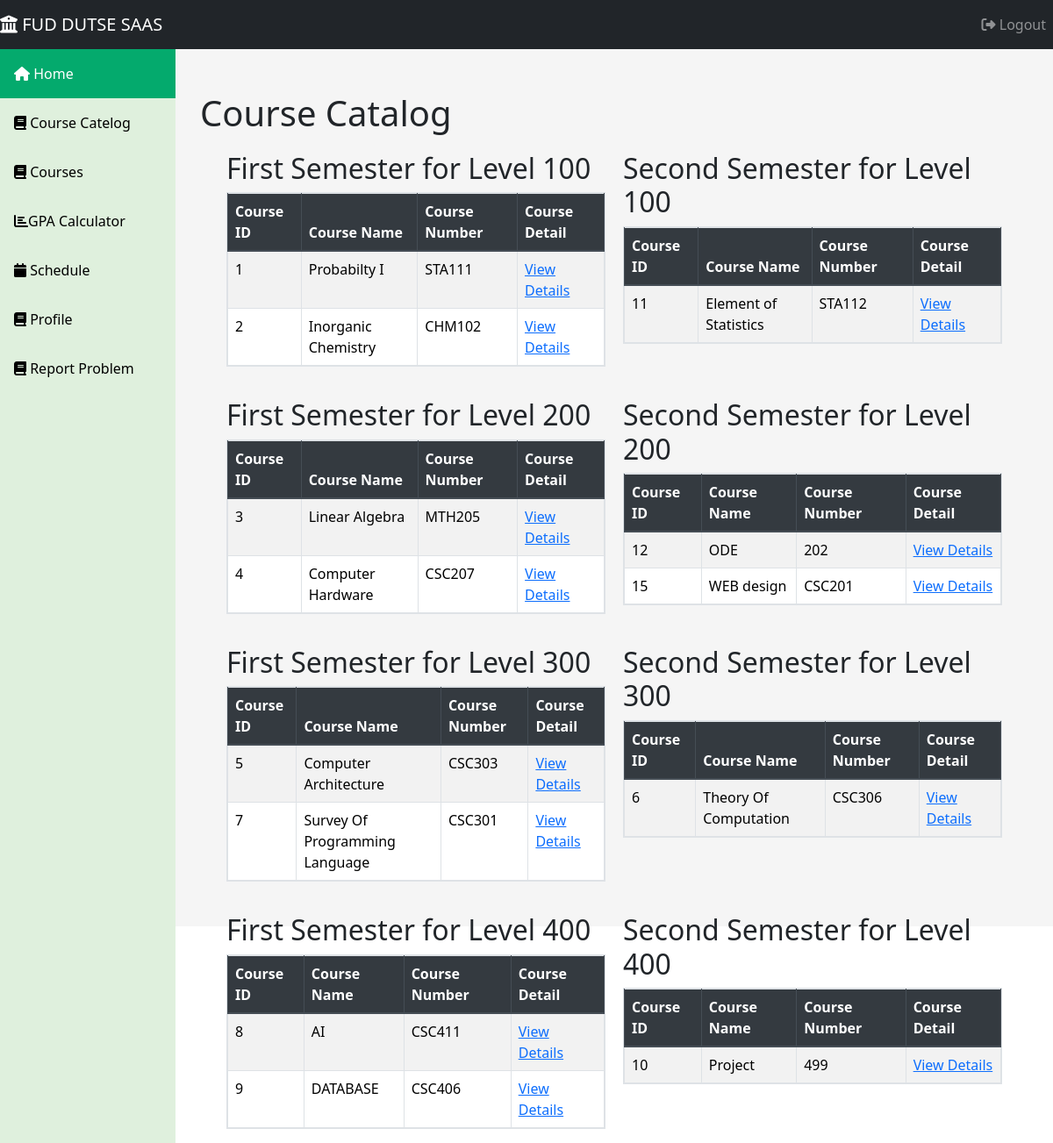
/courses.php (signed in), run on the app's committed database.
### tables this page shows
CREATE TABLE `courses` (
  `course_id` int(11) NOT NULL,
  `course_name` varchar(100) NOT NULL,
  `course_number` varchar(20) NOT NULL,
  `creditHours` int(11) NOT NULL,
  `description` text DEFAULT NULL,
  `semester_id` int(11) DEFAULT NULL,
  `Academic_Level` varchar(11) DEFAULT NULL,
  `Academic_Level1` varchar(20) NOT NULL
);

### courses.php (the view, shortened to what this page needs)
<?php
include 'db_connect.php';
$sql = "SELECT * FROM courses";
$result = $conn->query($sql);
$courses = array();
if ($result->num_rows > 0) {
    while ($row = $result->fetch_assoc()) {
        $courses[] = $row;
    }
}
?>
<!DOCTYPE html>
<html lang="en">
<head>
    <link rel="stylesheet" href="style1.css">
    <link rel="stylesheet" href="style1.css">
    <link rel="stylesheet" href="https://cdnjs.cloudflare.com/ajax/libs/font-awesome/6.0.0-beta3/css/all.min.css">
    <link rel="stylesheet" href="https://maxcdn.bootstrapcdn.com/bootstrap/4.5.2/css/bootstrap.min.css">
    <link rel="stylesheet" href="https://cdnjs.cloudflare.com/ajax/libs/font-awesome/6.1.0/css/all.min.css">
    <link href="https://cdn.jsdelivr.net/npm/bootstrap@5.3.1/dist/css/bootstrap.min.css" rel="stylesheet">
</head>
<body>
<header>
<div class="navbar navbar-expand-lg navbar-dark bg-dark">
  <a class="navbar-brand" href="#">
    <i class="fas fa-university"></i> <span class="bold-text">FUD DUTSE</span>
    SAAS
  </a>
  <ul class="navbar-nav ml-auto">
    <li class="nav-item">
      <a href="logout.php" class="nav-link">
        <i class="fas fa-sign-out-alt"></i> Logout
      </a>
    </li>
  </ul>
</div>
        <nav class="sidebar">
        <a href="dashboard.php" class="active"><i class="fas fa-home"></i> Home</a>
        <a href="courses.php"><i class="fas fa-book"></i> Course Catelog</a>
        <a href="course.php"><i class="fas fa-book"></i> Courses</a>
        <a href="gpa.php"><i class="fas fa-chart-bar"></i>GPA Calculator</a>
        <a href="schedule_appoinement1.php"><i class="fas fa-calendar"></i> Schedule</a>
        <a href="profile.php"><i class="fas fa-book"></i> Profile</a>
        <a href="report.php"><i class="fas fa-book"></i> Report Problem</a>
        </nav>
<div class="content">
    <div class="container mt-5">
        <h1>Course Catalog</h1>
        <?php
        if (!empty($courses)) {
            $coursesByLevelSemester = array();
            foreach ($courses as $course) {
                $level = $course['Academic_Level'];
                $semester = $course['semester_id'];
                if (!isset($coursesByLevelSemester[$level][$semester])) {
                    $coursesByLevelSemester[$level][$semester] = array();
                }
                $coursesByLevelSemester[$level][$semester][] = $course;
            }
            for ($level = 100; $level <= 400; $level += 100) {
                echo '<div class="catalog-container">';
                for ($semester = 1; $semester <= 2; $semester++) {
                    echo '<div class="semester-column">';
                    echo '<h2>' . ($semester === 1 ? 'First' : 'Second') . ' Semester for Level ' . $level . '</h2>';
                    echo '<table class="table table-striped table-bordered table-responsive">';
                    echo '<thead class="thead-dark">';
                    echo '<tr><th>Course ID</th><th>Course Name</th><th>Course Number</th><th>Course Detail</th></tr>';
                    echo '</thead>';
                    echo '<tbody>';
                    if (isset($coursesByLevelSemester[$level][$semester]) && is_array($coursesByLevelSemester[$level][$semester])) {
                        foreach ($coursesByLevelSemester[$level][$semester] as $course) {
                            echo '<tr>';
                            echo '<td>' . $course['course_id'] . '</td>';
                            echo '<td>' . htmlspecialchars($course['course_name']) . '</td>';
                            echo '<td>' . $course['course_number'] . '</td>';
                            echo '<td><a href="#" class="course-detail-link" data-course-id="' . $course['course_id'] . '">View Details</a></td>';
                            echo '</tr>';
                        }
                    } else {
                        echo '<tr><td colspan="4">No courses found for this level and semester.</td></tr>';
                    }
                    echo '</tbody>';
                    echo '</table>';
                    echo '</div>';
                }
                echo '</div>';
            }
        } else {
            echo '<p>No courses found in the catalog.</p>';
        }
        ?>
    </div>
</div>
</body>
</html>

### style1.css (style rules this page uses)
body { background-color: whitesmoke; }
.sidebar { margin: 0; padding: 0; width: 200px; background-color: #dff0dd; position: fixed; height: 100%; overflow: auto; }
.sidebar a { display: block; color: black; padding: 16px; text-decoration: none; }
.sidebar a.active { background-color: #04AA6D; color: white; }
div.content { margin-left: 200px; padding: 1px 16px; height: 1000px; background-color: whitesmoke; }
.catalog-container { display: flex; justify-content: space-between; margin: 20px; }
.semester-column { flex: 1; margin: 0 10px; }
table { width: 100%; border-collapse: collapse; border: 4px solid #ccc; }
table th { background-color: #04AA6D; color:#ccc; }

### courses.php (style rules this page uses)
.content { background-color: whitesmoke; }
th { background-color: #04AA6D; }

### data on the page
courses: course_id "1", course_name "Probabilty I", course_number "STA111"
courses: course_id "2", course_name "Inorganic Chemistry", course_number "CHM102"
courses: course_id "11", course_name "Element of Statistics", course_number "STA112"
courses: course_id "3", course_name "Linear Algebra", course_number "MTH205"
courses: course_id "4", course_name "Computer Hardware", course_number "CSC207"
courses: course_id "12", course_name "ODE", course_number "202"
courses: course_id "15", course_name "WEB design", course_number "CSC201"
courses: course_id "5", course_name "Computer Architecture", course_number "CSC303"
courses: course_id "7", course_name "Survey Of Programming Language", course_number "CSC301"
courses: course_id "6", course_name "Theory Of Computation", course_number "CSC306"
courses: course_id "8", course_name "AI", course_number "CSC411"
courses: course_id "9", course_name "DATABASE", course_number "CSC406"
courses: course_id "10", course_name "Project", course_number "499"

### other printed values
$level "100"
$level "200"
$level "300"
$level "400"
